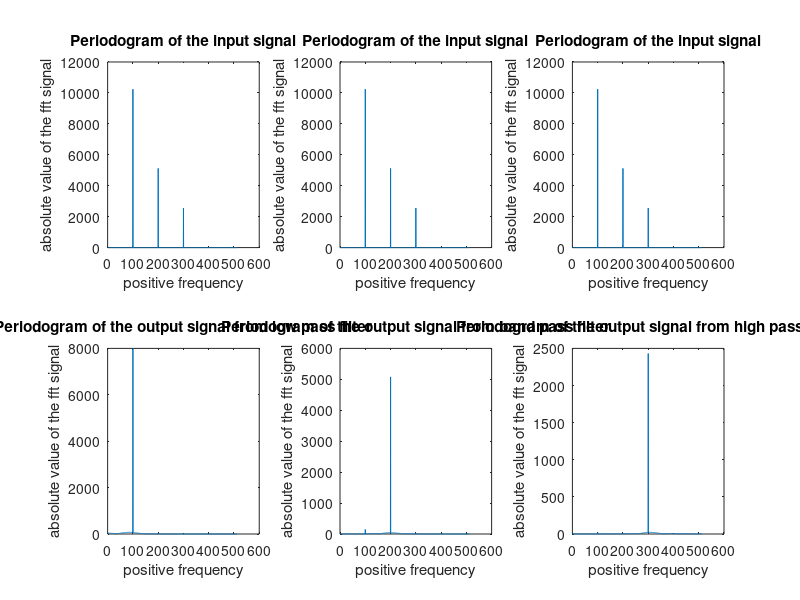

Write MATLAB code to recreate this figure.
% Define signal parameters

A1= 10; %SNR
f1 = 100; % Sine frequency
phi1 = 0; % Initial phase

A2= 5;
f2= 200;
phi2= pi/6;

A3= 2.5;
f3=300;
phi3= pi/4;

%Generate the time vector
samplFreq = 1024; %in HZ
%FIXME Why did you compute maxFreq here? 
maxFreq = 0.5*samplFreq;
nSamples = 2*samplFreq;
timeVec = (0:(nSamples-1))/samplFreq;

%Declare the 3 sinusoids
s1 = A1*sin(2*pi*f1*timeVec+phi1);
s2 = A2*sin(2*pi*f2*timeVec+phi2);
s3 = A3*sin(2*pi*f3*timeVec+phi3);

%Add the 3 sinusoids
sigVec = s1+s2+s3;

%FIXME Half the sampling frequency is not the maximum frequency of the sum
%of sinusoids. Review the lecture on Nyquist sampling frequency.
disp(['maximum frequecy of the sum of sinusoids', num2str(maxFreq)]);

%design filter to allow s1 to pass through filter(lowpass)
filtOrder = 30; %use same order for all
%pass frequencies below 120
%FIXME Note that the periodogram magnitude of this signal after filtering
%is reduced. Why? and what should you do to fix this?
b1= fir1(filtOrder, 120/(samplFreq/2), 'low');
%apply the low pass filter
filtS1 = fftfilt(b1, sigVec);

%design filter2  to allow s2 to pass band pass filter
%pass frequencies above 100
b2= fir1(filtOrder, [150/(samplFreq/2) 250/(samplFreq/2)], 'bandpass');
filtS2 = fftfilt(b2, sigVec);

%Design filter 3 to allow s3 to pass through filter(high pass)
%pass frequencies above 230
b4= fir1(filtOrder, 260/(samplFreq/2), 'high');
%apply the high pass
filtS3 = fftfilt(b4, sigVec);

%the periodogram
%Length of data 
dataLen = timeVec(end)-timeVec(1);
%DFT sample corresponding to Nyquist frequency
kNyq = floor(nSamples/2)+1;
% Positive Fourier frequencies
posFreq = (0:(kNyq-1))*(1/dataLen);

% FFT of unfiltered signal s
fftSig = fft(sigVec);
% Discard negative frequencies
fftSig = fftSig(1:kNyq);

% FFT of filtered signal 1
fftSig1 = fft(filtS1);
% Discard negative frequencies
fftSig1 = fftSig1(1:kNyq);

% FFT of filtered signal 2
fftSig2 = fft(filtS2);
% Discard negative frequencies
fftSig2 = fftSig2(1:kNyq);

% FFT of filtered signal 3
fftSig3 = fft(filtS3);
% Discard negative frequencies
fftSig3 = fftSig3(1:kNyq);

%plot the peroodogram

subplot(2,3,1);
plot(posFreq,abs(fftSig));
title('Periodogram of the input signal'); 
xlabel('positive frequency');
ylabel('absolute value of the fft signal');
subplot(2,3,4);
plot(posFreq,abs(fftSig1));
title('Periodogram of the output signal from low pass filter'); 
xlabel('positive frequency');
ylabel('absolute value of the fft signal');

subplot(2,3,2);
plot(posFreq,abs(fftSig));
title('Periodogram of the input signal'); 
xlabel('positive frequency');
ylabel('absolute value of the fft signal');
subplot(2,3,5);
plot(posFreq,abs(fftSig2));
title('Periodogram of the output signal from band pass filter'); 
xlabel('positive frequency');
ylabel('absolute value of the fft signal');

subplot(2,3,3);
plot(posFreq,abs(fftSig));
title('Periodogram of the input signal'); 
xlabel('positive frequency');
ylabel('absolute value of the fft signal');
subplot(2,3,6);
plot(posFreq,abs(fftSig3));
title('Periodogram of the output signal from high pass filter'); 
xlabel('positive frequency');
ylabel('absolute value of the fft signal');